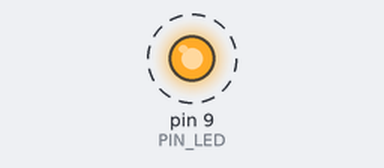
This sketch was run on a simulated Arduino Uno, built with avr-gcc and run on an emulated ATmega328P. Shown: output pins drawn as LEDs (lit = HIGH). Dashed ring = blinking.

Above: at 0.2 s.
Timing chart, 0 to 3.0 s (numbered marks = the images above):
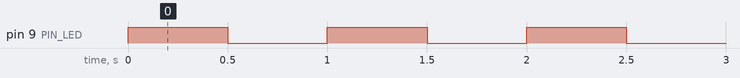

The sketch:

sketch_ej1.ino
```cpp
#define PIN_LED 9
#define UN_SEGUNDO 1000

void setup() {
  pinMode(PIN_LED, OUTPUT);
}

void loop() {

  digitalWrite(PIN_LED, HIGH);
  delay(UN_SEGUNDO/2);
  digitalWrite(PIN_LED, LOW);
  delay(UN_SEGUNDO/2);

}
```

Measured:
- by itself, pin 9 (PIN_LED): alternates HIGH for 0.50 s and LOW for 0.50 s
